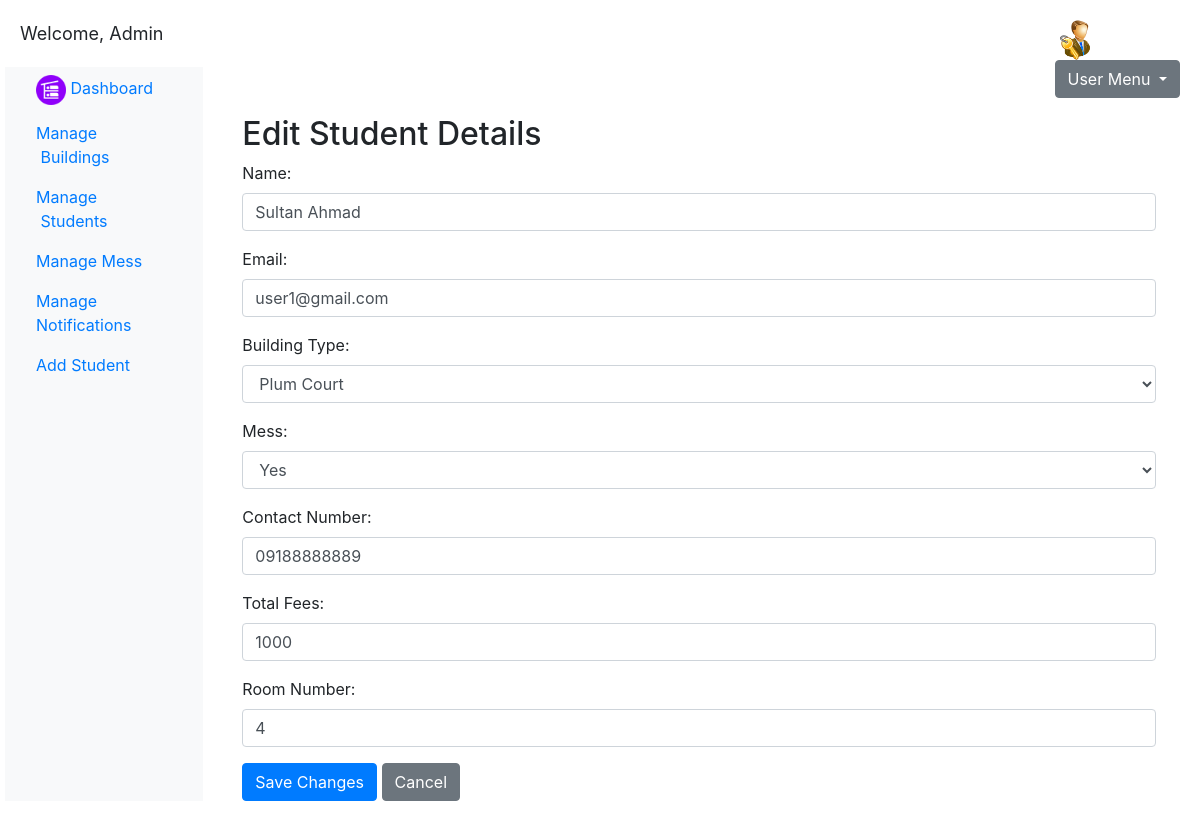
/admin/edit-student.php?id=31 (signed in), run on the app's committed database.
### tables this page shows
CREATE TABLE `user_registration` (
  `id` int(11) NOT NULL,
  `name` varchar(255) NOT NULL,
  `email` varchar(255) NOT NULL,
  `registration_number` varchar(255) NOT NULL,
  `building_type` varchar(50) NOT NULL,
  `mess` varchar(3) NOT NULL,
  `contact_number` varchar(15) NOT NULL,
  `gender` varchar(10) NOT NULL,
  `total_fees` int(11) NOT NULL,
  `created_at` timestamp NOT NULL DEFAULT current_timestamp(),
  `room_number` int(11) NOT NULL
);

### admin/edit-student.php (the view, shortened to what this page needs)
<?php
$servername = "localhost";
$username = "root";
$password = "";
$dbname = "hostelpro";
$conn = new mysqli($servername, $username, $password, $dbname);
$studentID = $_GET['id'];
$sql = "SELECT * FROM user_registration WHERE id = $studentID";
$result = $conn->query($sql);
if ($result->num_rows > 0) {
    $row = $result->fetch_assoc();
} else {
    echo "No student found with the provided ID.";
    exit();
}
$buildingOptions = array();
$resultBuilding = $conn->query("SELECT DISTINCT name FROM buildings");
if ($resultBuilding->num_rows > 0) {
    while ($rowBuilding = $resultBuilding->fetch_assoc()) {
        $buildingOptions[] = $rowBuilding["name"];
    }
} else {
    echo "No building types found in the buildings table.";
}
?>
<!DOCTYPE html>
<html lang="en">
<head>
    <link rel="stylesheet" href="https://stackpath.bootstrapcdn.com/bootstrap/4.3.1/css/bootstrap.min.css">
</head>
<body>
<div class="dashboard-container">
<?php include('newpage.php')?>
<main role="main" class="col-md-9 ml-sm-auto col-lg-10 px-4">
<div class="container mt-5">
    <h2>Edit Student Details</h2>
    <form action="edit-student.php?id=<?php echo $studentID; ?>" method="post">
        <div class="form-group">
            <label for="name">Name:</label>
            <input type="text" class="form-control" id="name" name="name" value="<?php echo $row['name']; ?>" required>
        </div>
        <div class="form-group">
            <label for="email">Email:</label>
            <input type="email" class="form-control" id="email" name="email" value="<?php echo $row['email']; ?>" required>
        </div>
        <div class="form-group">
            <label for="building_type">Building Type:</label>
            <select class="form-control" id="building_type" name="building_type" required>
                <?php
                foreach ($buildingOptions as $option) {
                    echo '<option value="' . $option . '" ' . ($row['building_type'] == $option ? 'selected' : '') . '>' . $option . '</option>';
                }
                ?>
            </select>
        </div>
        <div class="form-group">
            <label for="mess">Mess:</label>
            <select class="form-control" id="mess" name="mess" required>
                <option value="yes" <?php echo ($row['mess'] == 'yes' ? 'selected' : ''); ?>>Yes</option>
            </select>
        </div>
        <div class="form-group">
            <label for="contact_number">Contact Number:</label>
            <input type="text" class="form-control" id="contact_number" name="contact_number" value="<?php echo $row['contact_number']; ?>" required>
        </div>
        <div class="form-group">
            <label for="total_fees">Total Fees:</label>
            <input type="text" class="form-control" id="total_fees" name="total_fees" value="<?php echo $row['total_fees']; ?>" required>
        </div>
        <div class="form-group">
            <label for="room_number">Room Number:</label>
            <input type="text" class="form-control" id="room_number" name="room_number" value="<?php echo $row['room_number']; ?>" required>
        </div>
        <button type="submit" class="btn btn-primary">Save Changes</button>
        <a href="manage-students.php" class="btn btn-secondary">Cancel</a>
    </form>
</div>
            </main>
            </div>
</body>
</html>

### admin/edit-student.php (style rules this page uses)
.dashboard-container { max-width: 1200px; margin: auto; padding: 20px; }

### data on the page
user_registration: name "Sultan Ahmad", email "user1@gmail.com", building_type "Plum Court", mess "Yes", contact_number "09188888889", total_fees "1000", room_number "4"
